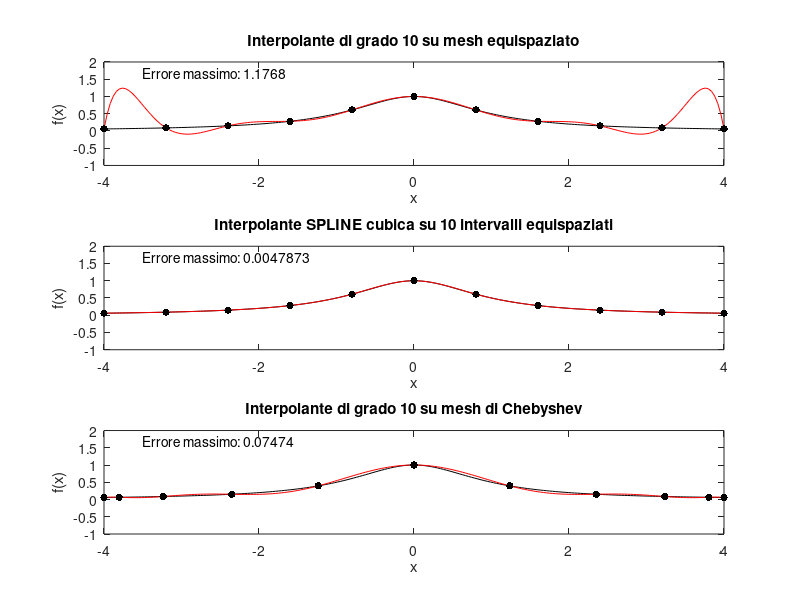
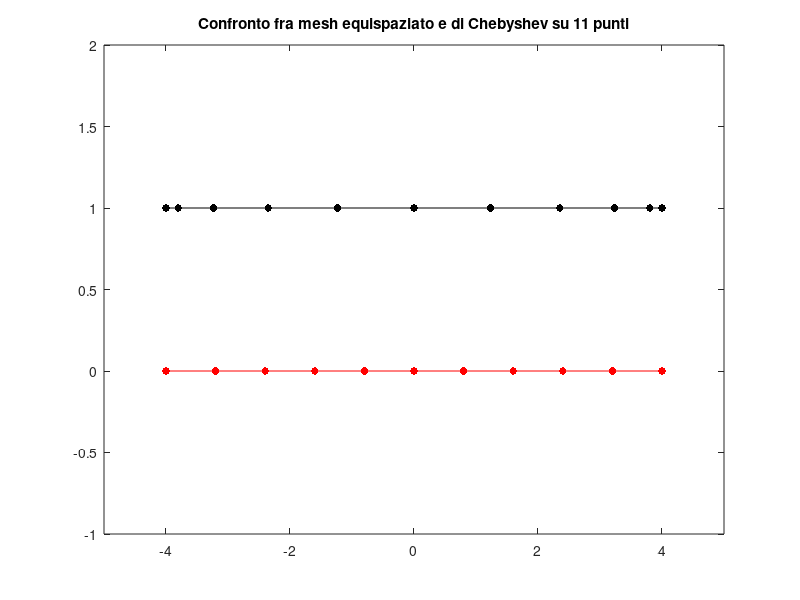

The MATLAB script that drew these images, in order:
clc; clear all; close all;

% Esercitazione di 'Metodi Numerici in Ingegneria Aerospaziale'
% Prof. G. Coppola
% 
% Script di esercitazione che implementa la interpolazione della funzione
% di Runge (f = 1/(1+x^2)) con i metodi:
% - Interpolazione Lagrangiana su mesh uniforme
% - Interpolazione SPLINE (cubica) su mesh uniforme.
% - Interpolazione Lagrangiana su mesh di Chebyshev.
% 

% Assegnazioni preliminari.
g  = 10;                  % Grado della interpolante Lagrangiana.
Np = g + 1;               % Numero di punti nel dominio.
xi = -4;     xf =  4;     % Estremi del dominio di interpolazione.
xg = linspace(xi,xf,200); % Mesh 'fitto' per la rappresentazione grafica.
fg = 1./(1+xg.^2);        % Funzione di Runge per la grafica.
%%%%%%%%%%%%%%%%%%%%%%%%%%%%%%%%%%%%%%%%%%%%%%%%%%%%%%%%%%%%%%%%%%%%%%%%%%%
% Interpolazione su mesh equispaziato (Lagrangiana e SPLINE).
x  = linspace(xi,xf,Np);  % Mesh di interpolazione equispaziato.
f  = 1./(1+x.^2);         % Dati della funz. di Runge su mesh equispaziato.
a  = polyfit(x,f,g);      % Coefficienti della interpolante su x.
fp = polyval(a,xg);       % Valori della interpolante su xg.
fs = spline(x,f,xg);      % Valori della SPLINE su xg.
dL = norm(fg-fp,inf);     % Errore massimo della interpolante Lagrangiana.
dS = norm(fg-fs,inf);     % Errore massimo della SPLINE.
% Grafica.
figure(1); subplot(3,1,1);
plot(xg,fg,'k-', xg,fp,'r-',x,f,'k.','markersize',16) 
title(['Interpolante di grado ',num2str(g),' su mesh equispaziato'])
text(-3.5,1.7,['Errore massimo: ',num2str(dL)])
xlabel('x'); ylabel('f(x)'); axis([xi,xf,-1,2]);
subplot(3,1,2);
plot(xg,fg,'k-', xg,fs,'r-',x,f,'k.','markersize',16) 
title(['Interpolante SPLINE cubica su ',num2str(g),' intervalli equispaziati'])
text(-3.5,1.7,['Errore massimo: ',num2str(dS)])
xlabel('x'); ylabel('f(x)'); axis([xi,xf,-1,2]);
%%
%%%%%%%%%%%%%%%%%%%%%%%%%%%%%%%%%%%%%%%%%%%%%%%%%%%%%%%%%%%%%%%%%%%%%%%%%%%
% Interpolazione su mesh di Chebyshev
t   = linspace(0,pi,Np);  % Equispaziatura dell'angolo teta fra 0 e pi.
xch = xf*cos(t);          % Mesh di Chebyshev.
fch = 1./(1+xch.^2);      % Dati della funz. di Runge su mesh di Chebyshev.
a   = polyfit(xch,fch,g); % Coefficienti della interpolante su xch.
fp  = polyval(a,xg);      % Valori della interpolante su x.
d   = norm(fg-fp,inf);    % Errore massimo della interpolante.
% Grafica del confronto fra i mesh
figure(2) 
plot(x,0*x,'r.-','markersize',16); hold on;
plot(xch,0*xch+1,'k.-','markersize',16)
title(['Confronto fra mesh equispaziato e di Chebyshev su ',...
    num2str(Np),' punti']);  axis([-5 5 -1 2])
% Grafica
figure(1)
subplot(3,1,3);
plot(xg,fg,'k-', xg,fp,'r-',xch,fch,'k.','markersize',16)
title(['Interpolante di grado ',num2str(g),' su mesh di Chebyshev'])
text(-3.5,1.7,['Errore massimo: ',num2str(d)])
xlabel('x'); ylabel('f(x)'); axis([xi,xf,-1,2]);
